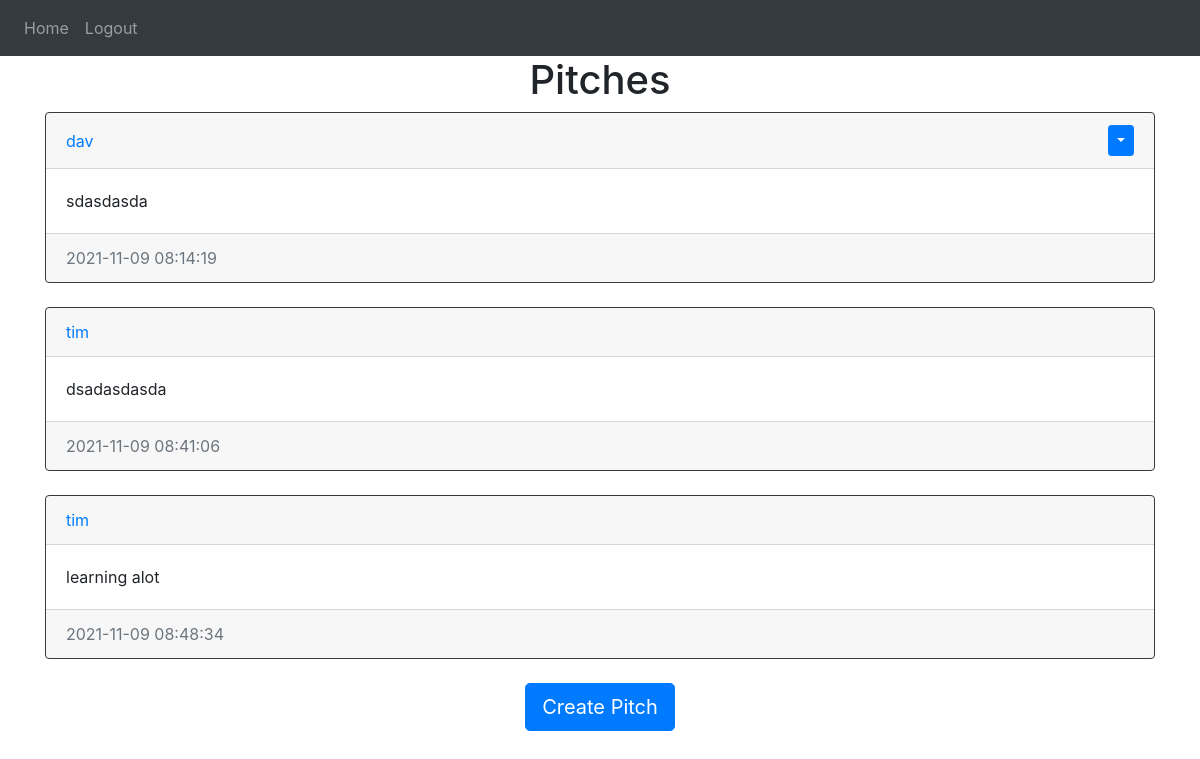
The page /home (signed in) on the database as committed earlier.
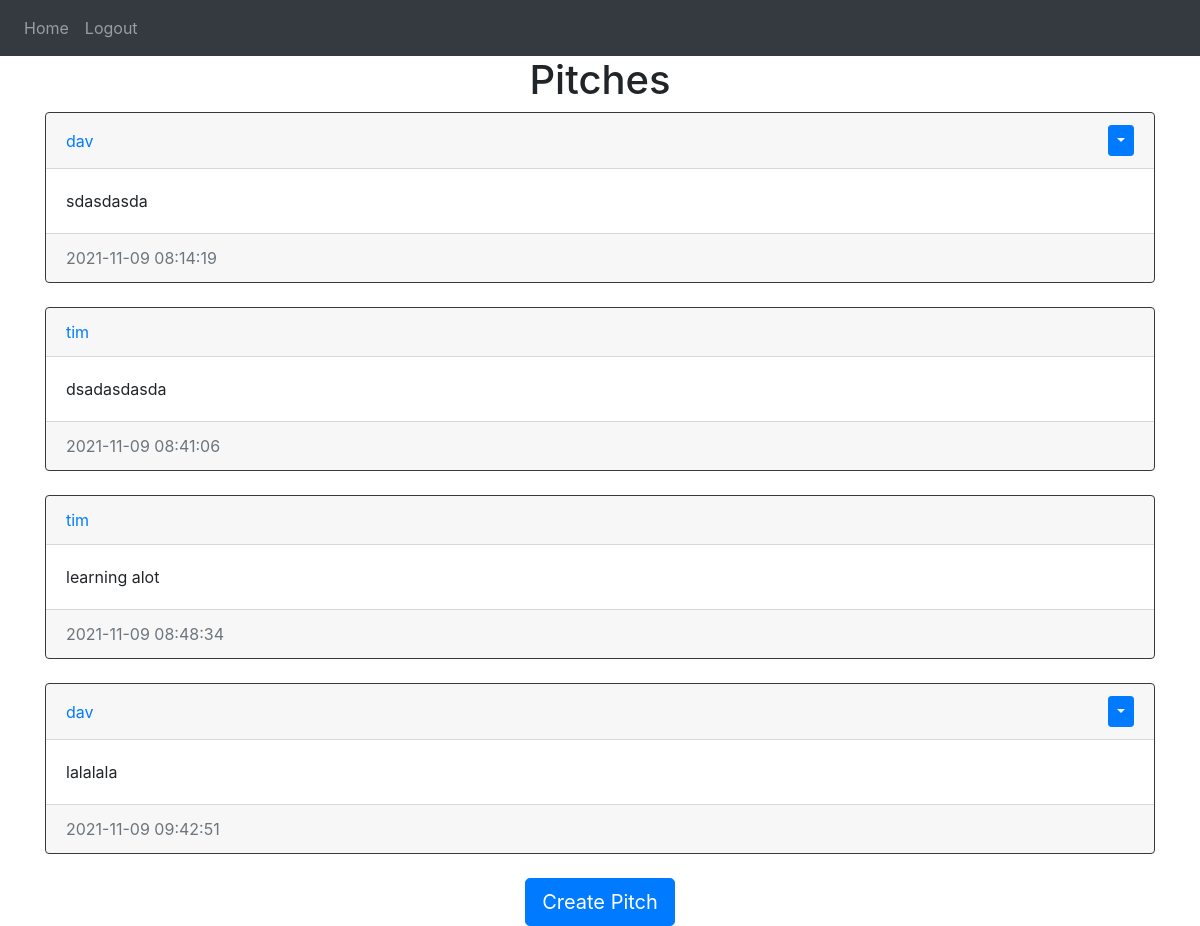
The same page on the database as committed later.
### website/models.py (models this page shows)
class Post(db.Model):
    id = db.Column(db.Integer, primary_key=True)
    text = db.Column(db.Text, nullable=False)
    date_created = db.Column(db.DateTime(timezone=True), default=func.now())
    author = db.Column(db.Integer, db.ForeignKey('user.id', ondelete="CASCADE"), nullable=False)
    comments = db.relationship('Comment', backref='post', passive_deletes=True)

class User(db.Model, UserMixin):
    id = db.Column(db.Integer, primary_key=True)
    email = db.Column(db.String(150), unique=True)
    username = db.Column(db.String(150), unique=True)
    password = db.Column(db.String(150))
    date_created = db.Column(db.DateTime(timezone=True), default=func.now())
    posts = db.relationship('Post', backref='user', passive_deletes=True)
    comments = db.relationship('Comment', backref='user', passive_deletes=True)

### website/views.py (the view)
@views.route('/')
@views.route('/home')
@login_required
def home():
    posts = Post.query.all()
    return render_template('home.html', user=current_user, posts=posts)

### website/__init__.py (called while the page is built)
def create_app():
    app = Flask(__name__)
    app.config['SECRET_KEY'] = 'eowqiepowqipeoeoqwpeoiwpqoei'
    app.config['SQLALCHEMY_DATABASE_URI'] = f'sqlite:///{DB_NAME}'
    db.init_app(app)
    from .views import views
    from .auth import auth
    app.register_blueprint(views, url_prefix='/')
    app.register_blueprint(auth, url_prefix='/')
    from .models import User, Post
    login_manager =LoginManager()
    login_manager.login_view = 'auth.login'
    login_manager.init_app(app)
    @login_manager.user_loader
    def load_user(id):
        return User.query.get(int(id))
    create_database(app)
    return app

### website/templates/home.html (shortened to what this page needs)
{% extends 'pitch_div.html' %}

### website/templates/pitch_div.html (shortened to what this page needs)
{% extends 'base.html' %}
{% block content %}
<h1 align="center"> {% block header %}Pitches{% endblock %}</h1>
<div id="posts">
  {% for post in posts %}
  <div class="card border-dark">
    <div class="card-header d-flex justify-content-between align-items-center">
      <a href="/pitches/{{post.user.username}}">{{post.user.username}}</a>
      {% if user.id == post.author %}
      <div class="btn-group">
        <button class="btn btn-sm btn-primary dropdown-toggle" data-toggle="dropdown"></button>
      </div>
      {% endif %}
    </div>
    <div class="card-body">
      <div class="card-text">{{post.text}}</div>
    </div>
    <div class="card-footer text-muted">{{post.date_created}}</div>
  </div>
  <br>
  {% endfor %}
</div>
{% block footer %}
  <div align="center">
    <a href="/create-pitch">
      <button class="btn btn-lg btn-primary">Create Pitch</button>
    </a>
  </div>
{% endblock %}
{% endblock %}

Rows that differ between the two databases and show on the page:
added Post: user.username "dav", text "lalalala", date_created "2021-11-09 09:42:51"
